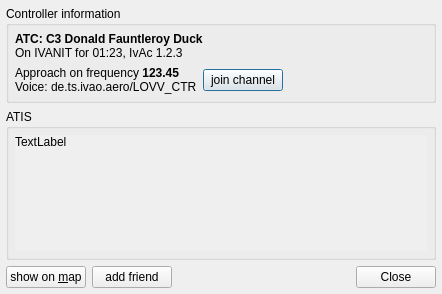
<?xml version="1.0" encoding="UTF-8"?>
<ui version="4.0">
 <class>ControllerDetails</class>
 <widget class="QDialog" name="ControllerDetails">
  <property name="geometry">
   <rect>
    <x>0</x>
    <y>0</y>
    <width>442</width>
    <height>294</height>
   </rect>
  </property>
  <property name="windowTitle">
   <string>Dialog</string>
  </property>
  <property name="windowIcon">
   <iconset resource="Resources.qrc">
    <normaloff>:/icons/qutescoop.png</normaloff>:/icons/qutescoop.png</iconset>
  </property>
  <layout class="QVBoxLayout">
   <property name="margin">
    <number>6</number>
   </property>
   <item>
    <widget class="QGroupBox" name="groupBox">
     <property name="title">
      <string>Controller information</string>
     </property>
     <layout class="QVBoxLayout">
      <property name="margin">
       <number>6</number>
      </property>
      <item>
       <widget class="QLabel" name="lblControllerInfo">
        <property name="text">
         <string>&lt;strong&gt;ATC: C3 Donald Fauntleroy Duck&lt;/strong&gt;&lt;br&gt;On IVANIT for 01:23, IvAc 1.2.3</string>
        </property>
        <property name="alignment">
         <set>Qt::AlignLeading|Qt::AlignLeft|Qt::AlignTop</set>
        </property>
        <property name="openExternalLinks">
         <bool>true</bool>
        </property>
       </widget>
      </item>
      <item>
       <layout class="QHBoxLayout">
        <item>
         <widget class="QLabel" name="lblStationInformatoin">
          <property name="text">
           <string>Approach on frequency &lt;strong&gt;123.45&lt;/strong&gt;&lt;br&gt;Voice: de.ts.ivao.aero/LOVV_CTR</string>
          </property>
         </widget>
        </item>
        <item>
         <widget class="QPushButton" name="btnJoinChannel">
          <property name="text">
           <string>join channel</string>
          </property>
          <property name="flat">
           <bool>false</bool>
          </property>
         </widget>
        </item>
        <item>
         <spacer>
          <property name="orientation">
           <enum>Qt::Horizontal</enum>
          </property>
          <property name="sizeHint" stdset="0">
           <size>
            <width>40</width>
            <height>20</height>
           </size>
          </property>
         </spacer>
        </item>
       </layout>
      </item>
     </layout>
    </widget>
   </item>
   <item>
    <widget class="QGroupBox" name="groupBox_2">
     <property name="title">
      <string>ATIS</string>
     </property>
     <layout class="QVBoxLayout">
      <property name="margin">
       <number>6</number>
      </property>
      <item>
       <widget class="QScrollArea" name="scrollArea">
        <property name="frameShape">
         <enum>QFrame::NoFrame</enum>
        </property>
        <property name="widgetResizable">
         <bool>true</bool>
        </property>
        <widget class="QWidget" name="scrollAreaWidgetContents">
         <property name="geometry">
          <rect>
           <x>0</x>
           <y>0</y>
           <width>410</width>
           <height>105</height>
          </rect>
         </property>
         <layout class="QVBoxLayout" name="verticalLayout">
          <property name="margin">
           <number>0</number>
          </property>
          <item>
           <widget class="QLabel" name="lblAtis">
            <property name="text">
             <string>TextLabel</string>
            </property>
            <property name="alignment">
             <set>Qt::AlignLeading|Qt::AlignLeft|Qt::AlignTop</set>
            </property>
            <property name="wordWrap">
             <bool>true</bool>
            </property>
            <property name="textInteractionFlags">
             <set>Qt::LinksAccessibleByMouse|Qt::TextSelectableByKeyboard|Qt::TextSelectableByMouse</set>
            </property>
           </widget>
          </item>
         </layout>
        </widget>
       </widget>
      </item>
     </layout>
    </widget>
   </item>
   <item>
    <layout class="QHBoxLayout">
     <item>
      <widget class="QPushButton" name="buttonShowOnMap">
       <property name="text">
        <string>show on &amp;map</string>
       </property>
       <property name="shortcut">
        <string>S</string>
       </property>
       <property name="autoDefault">
        <bool>false</bool>
       </property>
      </widget>
     </item>
     <item>
      <widget class="QPushButton" name="buttonAddFriend">
       <property name="text">
        <string>add friend</string>
       </property>
      </widget>
     </item>
     <item>
      <widget class="QDialogButtonBox" name="buttonBox">
       <property name="standardButtons">
        <set>QDialogButtonBox::Close</set>
       </property>
      </widget>
     </item>
    </layout>
   </item>
  </layout>
 </widget>
 <resources>
  <include location="Resources.qrc"/>
 </resources>
 <connections>
  <connection>
   <sender>buttonShowOnMap</sender>
   <signal>clicked()</signal>
   <receiver>ControllerDetails</receiver>
   <slot>close()</slot>
   <hints>
    <hint type="sourcelabel">
     <x>111</x>
     <y>305</y>
    </hint>
    <hint type="destinationlabel">
     <x>210</x>
     <y>138</y>
    </hint>
   </hints>
  </connection>
  <connection>
   <sender>buttonBox</sender>
   <signal>clicked(QAbstractButton*)</signal>
   <receiver>ControllerDetails</receiver>
   <slot>close()</slot>
   <hints>
    <hint type="sourcelabel">
     <x>387</x>
     <y>293</y>
    </hint>
    <hint type="destinationlabel">
     <x>391</x>
     <y>236</y>
    </hint>
   </hints>
  </connection>
 </connections>
</ui>
